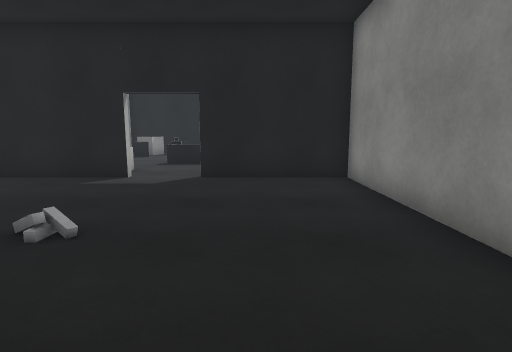
[1] (above)

12 first-person views from a walk through a 3-D level made in the Unity game engine. The camera is 1.2 m above the floor, tilts 8° down and sees 80° across. The floor is counted in squares, 1 m on a side. Each view is taken from the middle of a square. On the plan, view 1 faces up. The plan holds only what a view shows up to about 13 squares ahead; the rest is blank. Some animated figures are not drawn. Surface patterns are stand-ins for the level's own textures.

[2]
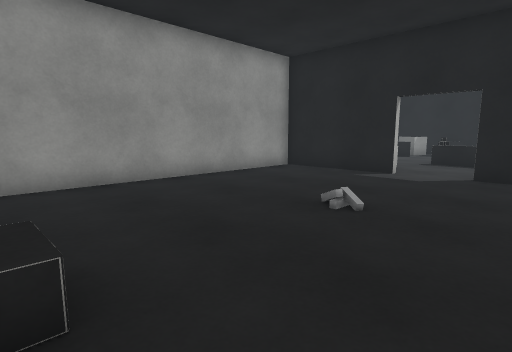

[3]
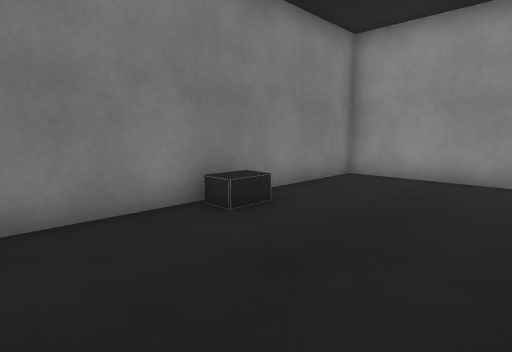

[4]
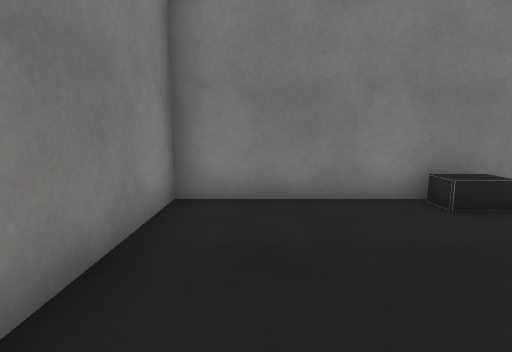

[5]
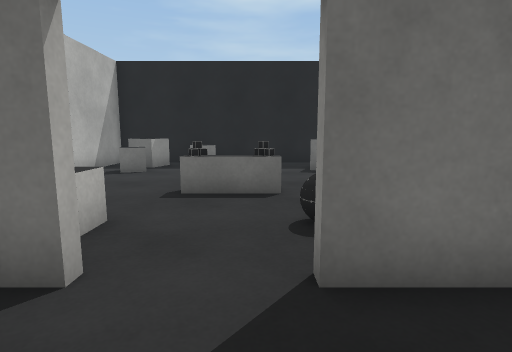

[6]
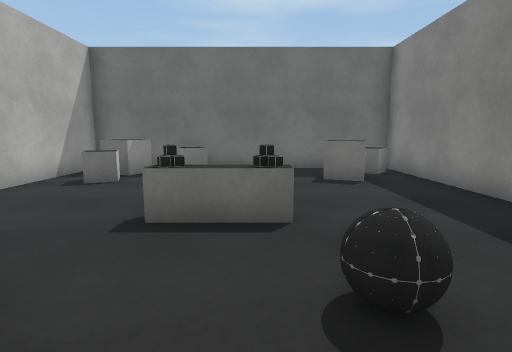

[7]
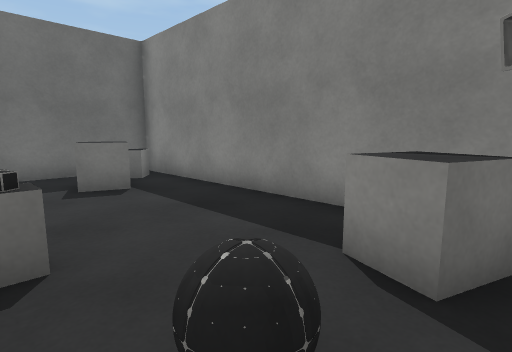

[8]
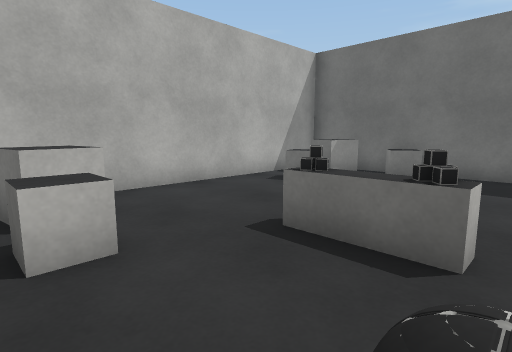

[9]
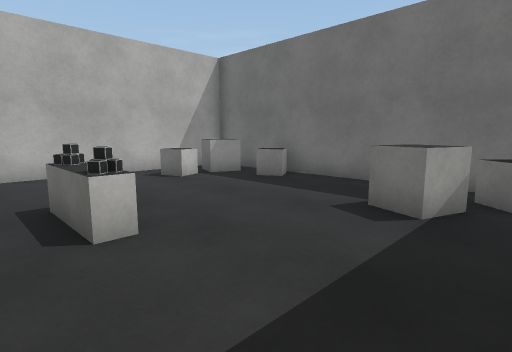

[10]
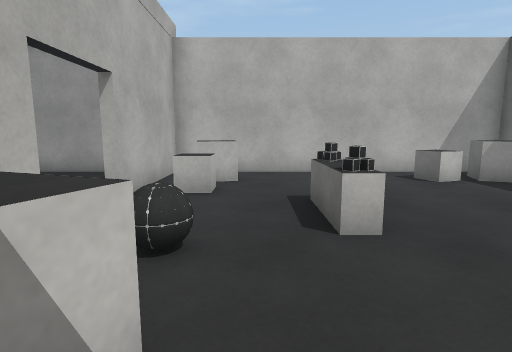

[11]
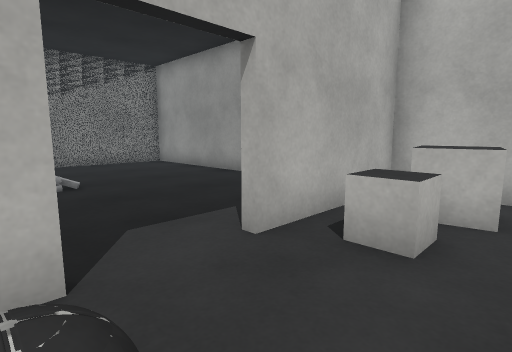

[12]
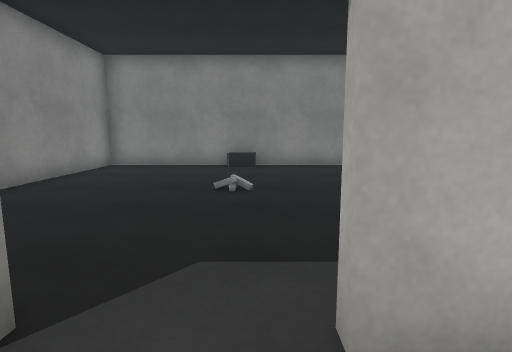

### Floor plan
Key: @ floor where view 1 was taken; # wall or solid block; x gap in a wall; . floor; = window, fence, low wall or low ledge; ^ raised ledge; B ball.
Columns run from 8 left of view 1 to 3 right of it. Each row starts with its distance up from view 1.
 19 ############
 18 #.^#=.....##
 17 #.^.=...==##
 16 #.=.....^^.#
 15 #.=........#
 14 #..........#
 13 #..........#
 12 #....==....#
 11 #..........#
 10 #.^^^..B.^##
  9 #...x...####
  8 #####..#####
  7 #..........#
  6 #..........#
  5 #..........#
  4 #..........#
  3 #..........#
  2 #..........#
  1 #..........#
  0 #.......@..#
 -1 #.....#....#
 -2 ############

Where each view was taken, in squares from view 1:
view 1: 0 up, 0 right, facing up
view 2: 1 down, 0 right, facing up-left
view 3: 3 up, 1 right, facing down-left
view 4: 4 up, 1 right, facing down
view 5: 6 up, 2 left, facing up
view 6: 8 up, 2 left, facing up
view 7: 9 up, 2 left, facing up-right
view 8: 9 up, 1 left, facing up-left
view 9: 11 up, 2 right, facing up-left
view 10: 11 up, 2 right, facing left
view 11: 11 up, 1 left, facing down-left
view 12: 10 up, 3 left, facing down
